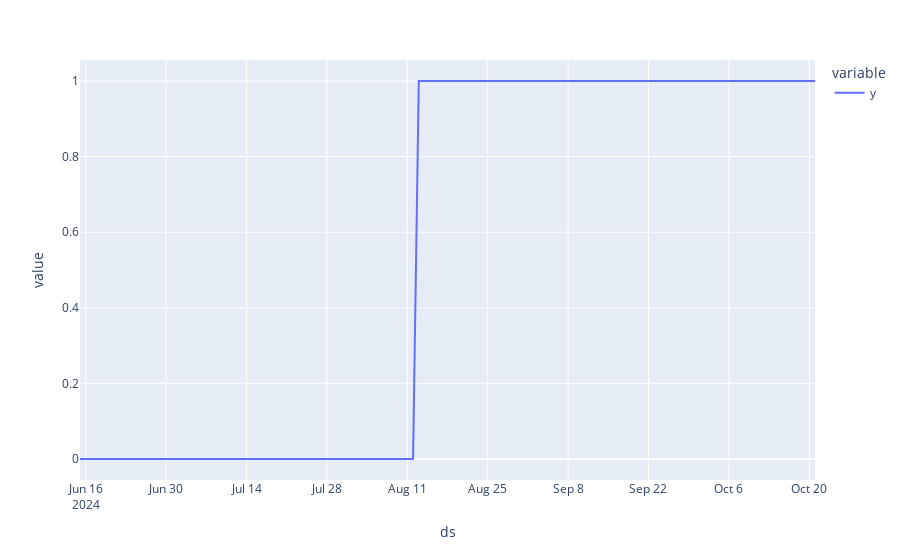

The notebook cell this image was saved under:
### Code cell
preds.groupby('ds')['y'].apply(lambda x: pd.isna(x).sum()).plot()

### Figure 1 — Plotly figure (JSON) as saved in the notebook; plotly's stock layout.template omitted (floating-point values rounded to 4 significant figures; data arrays with more than 128 entries replaced by an {"elided": "..."} marker saying what was removed)
{"data": [{"hovertemplate": "variable=y<br>ds=%{x}<br>value=%{y}<extra></extra>", "legendgroup": "y", "line": {"color": "#636efa", "dash": "solid"}, "marker": {"symbol": "circle"}, "mode": "lines", "name": "y", "orientation": "v", "showlegend": true, "type": "scatter", "x": {"elided": "129 str values"}, "xaxis": "x", "y": {"elided": "129 int values"}, "yaxis": "y"}], "layout": {"legend": {"title": {"text": "variable"}, "tracegroupgap": 0}, "margin": {"t": 60}, "xaxis": {"anchor": "y", "domain": [0, 1], "title": {"text": "ds"}}, "yaxis": {"anchor": "x", "domain": [0, 1], "title": {"text": "value"}}}}
